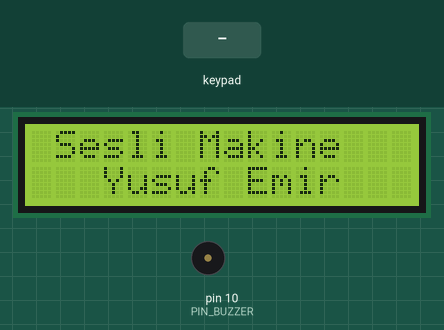
Bench run of a sketch on a simulated Arduino Uno, built with avr-gcc and run on an emulated ATmega328P. Shown: 16×2 character LCD, buzzer (waves = sounding). The inputs (shaded band) are chosen by the test bench.

Above: at 0.4 s.
3.5 s: keypad keys 9 8 7 6 A pressed 0.4 s apart
At 6.4 s:
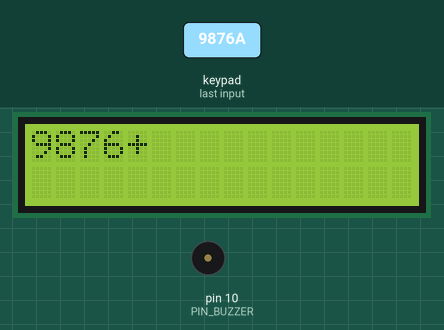
7.0 s: keypad keys 9 8 7 6 # pressed 0.4 s apart
At 10.0 s:
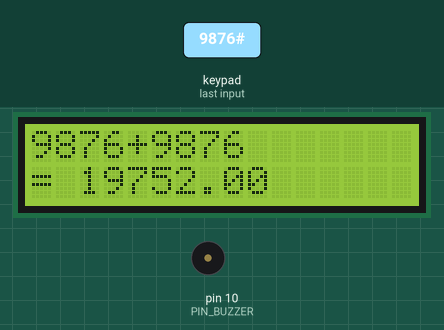
10.5 s: key 'A' pressed
At 11.7 s:
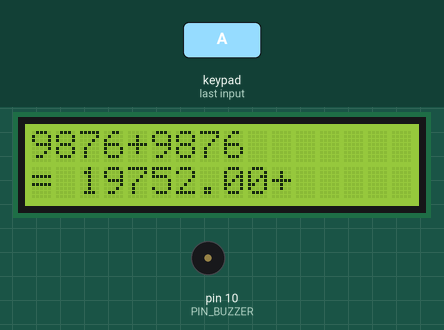
12.0 s: keypad keys 9 8 7 6 D pressed 0.4 s apart
At 14.4 s:
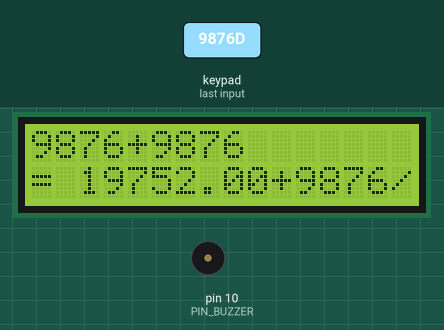
15.5 s: keypad keys 5 4 3 2 A pressed 0.4 s apart
At 15.73 s:
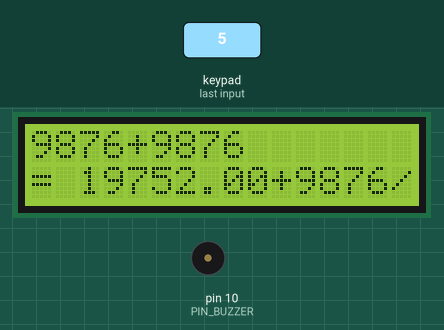
19.0 s: keypad keys 5 4 3 2 D pressed 0.4 s apart
At 22.0 s:
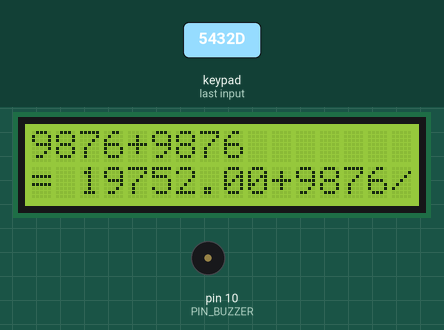
Timing chart, 0 to 23.5 s (numbered marks = the images above; inputs shaded):
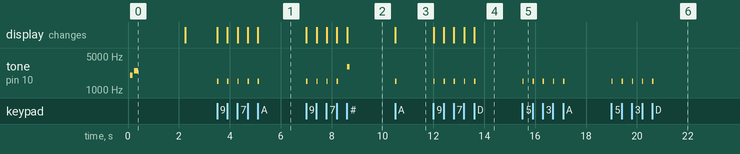

The sketch:

keypad_I2Cekran_buzzer_hesapmakinasi.ino
```cpp
#include <Wire.h>
#include <LiquidCrystal_I2C.h>
#include <Keypad.h>

// I2C Adresi (Ekranında yazı çıkmazsa 0x27 yerine 0x3F yazmayı dene)
LiquidCrystal_I2C lcd(0x27, 16, 2);

// --- PIN TANIMLAMALARI ---
const int PIN_BUZZER = 10; // Yeni standart buzzer pinimiz

// --- KEYPAD AYARLARI ---
const byte SATIR = 4;
const byte SUTUN = 4;

// Senin İstediğin Özel Tuş Dizilimi
char tusTakimi[SATIR][SUTUN] = {
  {'1', '2', '3', 'A'}, // A = +
  {'4', '5', '6', 'B'}, // B = -
  {'7', '8', '9', 'C'}, // C = *
  {'*', '0', '#', 'D'}  // D = /, * = Sil (Clear), # = Eşittir
};

// Keypad pinleri (Soldan sağa: 9, 8, 7, 6, 5, 4, 3, 2)
byte satirPinleri[SATIR] = {9, 8, 7, 6};
byte sutunPinleri[SUTUN] = {5, 4, 3, 2};

Keypad keypad = Keypad(makeKeymap(tusTakimi), satirPinleri, sutunPinleri, SATIR, SUTUN);

// --- MATEMATİK DEĞİŞKENLERİ ---
String girilenSayi = "";
float sayi1 = 0;
float sayi2 = 0;
char islem = ' ';
boolean islemSecildi = false;
boolean sonucGosterildi = false; // Eşittire bastıktan sonra yeni sayıyı temiz başlatmak için

void setup() {
  Serial.begin(9600);
  pinMode(PIN_BUZZER, OUTPUT);

  // Ekranı Başlat
  lcd.init();
  lcd.backlight();

  // Açılış Ekranı ve Sesi
  lcd.setCursor(0, 0);
  lcd.print(" Sesli Makine   ");
  lcd.setCursor(0, 1);
  lcd.print("   Yusuf Emir   ");

  // Açılış Melodisi (Kısa 2 bip)
  tone(PIN_BUZZER, 2000, 100); delay(150);
  tone(PIN_BUZZER, 2500, 150); delay(2000);

  lcd.clear();
}

void loop() {
  char tus = keypad.getKey();

  // Eğer herhangi bir tuşa basıldıysa
  if (tus) {
    // Standart Tuş Sesi (Tık sesi)
    tone(PIN_BUZZER, 1500, 50);

    // --- TEMİZLE ( * ) TUŞU ---
    if (tus == '*') {
      temizle();
      tone(PIN_BUZZER, 1000, 150); // Silme sesi biraz daha kalın
      return;
    }

    // --- RAKAM GİRİŞİ (0-9) ---
    if (tus >= '0' && tus <= '9') {
      // Eğer az önce bir sonuç gösterildiyse ve yeni rakama basıldıysa ekranı otomatik temizle
      if (sonucGosterildi && !islemSecildi) {
        temizle();
      }
      girilenSayi += tus;
      lcd.print(tus);
    }

    // --- DÖRT İŞLEM TUŞLARI (A, B, C, D) ---
    else if (tus == 'A' || tus == 'B' || tus == 'C' || tus == 'D') {
      if (girilenSayi.length() > 0) {
        sayi1 = girilenSayi.toFloat(); // İlk sayıyı kaydet
        girilenSayi = "";              // İkinci sayı için hafızayı boşalt

        // Senin dizilimine göre harfleri sembole çevir
        if (tus == 'A') islem = '+';
        if (tus == 'B') islem = '-';
        if (tus == 'C') islem = '*';
        if (tus == 'D') islem = '/';

        lcd.print(islem);
        islemSecildi = true;
        sonucGosterildi = false;
      }
    }

    // --- EŞİTTİR ( # ) TUŞU ---
    else if (tus == '#') {
      // Hem ilk sayı girilmiş, hem işlem seçilmiş, hem de ikinci sayı girilmiş olmalı
      if (girilenSayi.length() > 0 && islemSecildi == true) {
        sayi2 = girilenSayi.toFloat();
        float sonuc = 0;

        // İşlemleri Yap
        if (islem == '+') sonuc = sayi1 + sayi2;
        if (islem == '-') sonuc = sayi1 - sayi2;
        if (islem == '*') sonuc = sayi1 * sayi2;
        if (islem == '/') {
          // Sıfıra bölme hatası kontrolü
          if (sayi2 == 0) {
            tone(PIN_BUZZER, 300, 500); // Hata Sesi (Uzun ve kalın)
            lcd.clear();
            lcd.setCursor(0, 0);
            lcd.print(" HATA!");
            lcd.setCursor(0, 1);
            lcd.print("Sifira Bolunmez!");
            delay(2000);
            temizle();
            return;
          } else {
            sonuc = sayi1 / sayi2;
          }
        }

        // Eşittir Sesi (Başarı melodisi gibi ince)
        tone(PIN_BUZZER, 3000, 100);

        // Sonucu 2. Satıra Yazdır
        lcd.setCursor(0, 1);
        lcd.print("= ");
        lcd.print(sonuc);

        // Bir sonraki işleme hazırlık
        girilenSayi = String(sonuc); // Çıkan sonuçla işleme devam edebilmek için
        islemSecildi = false;
        sonucGosterildi = true;
      }
    }
  }
}

// Tüm ekranı ve hafızayı sıfırlayan fonksiyon
void temizle() {
  lcd.clear();
  lcd.setCursor(0, 0);
  girilenSayi = "";
  sayi1 = 0;
  sayi2 = 0;
  islem = ' ';
  islemSecildi = false;
  sonucGosterildi = false;
}
```

Measured:
- after the input at 3.5 s, tone on pin 10 (PIN_BUZZER): alternates 1500 Hz for 0.05 s and silent for 0.35 s, 10 changes in all, then stays silent, starting at once; the display: first changes at once (image 1 shows a later state)
- after the input at 7.0 s, tone on pin 10 (PIN_BUZZER): plays 1500 Hz for 0.05 s, 1500 Hz for 0.05 s, 1500 Hz for 0.05 s, 1500 Hz for 0.05 s, 3000 Hz for 0.10 s, starting at once; the display: first changes at once (image 2 shows a later state)
- after the input at 10.5 s, tone on pin 10 (PIN_BUZZER): silent → 1500 Hz at once, → silent 0.05 s later; the display: changes at once (image 3)
- after the input at 12.0 s, tone on pin 10 (PIN_BUZZER): alternates 1500 Hz for 0.05 s and silent for 0.35 s, 10 changes in all, then stays silent, starting at once; the display: first changes at once (image 4 shows a later state)
- after the input at 15.5 s, tone on pin 10 (PIN_BUZZER): alternates 1500 Hz for 0.05 s and silent for 0.35 s, 10 changes in all, then stays silent, starting at once
- after the input at 19.0 s, tone on pin 10 (PIN_BUZZER): alternates 1500 Hz for 0.05 s and silent for 0.35 s, 10 changes in all, then stays silent, starting at once
